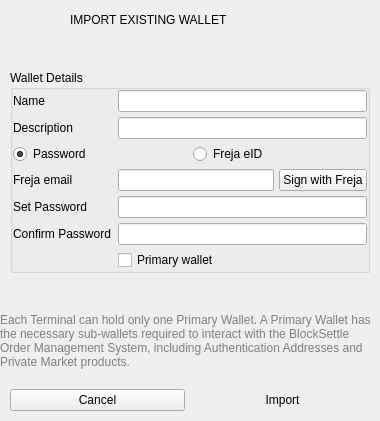
<?xml version="1.0" encoding="UTF-8"?>
<ui version="4.0">
 <class>ImportWalletDialog</class>
 <widget class="QDialog" name="ImportWalletDialog">
  <property name="geometry">
   <rect>
    <x>0</x>
    <y>0</y>
    <width>380</width>
    <height>421</height>
   </rect>
  </property>
  <property name="windowTitle">
   <string>Import Existing Wallet</string>
  </property>
  <layout class="QVBoxLayout" name="verticalLayout">
   <property name="spacing">
    <number>10</number>
   </property>
   <property name="leftMargin">
    <number>0</number>
   </property>
   <property name="topMargin">
    <number>0</number>
   </property>
   <property name="rightMargin">
    <number>0</number>
   </property>
   <property name="bottomMargin">
    <number>0</number>
   </property>
   <item>
    <widget class="QWidget" name="horizontalWidget" native="true">
     <property name="minimumSize">
      <size>
       <width>0</width>
       <height>60</height>
      </size>
     </property>
     <property name="maximumSize">
      <size>
       <width>16777215</width>
       <height>60</height>
      </size>
     </property>
     <property name="darkOverlay" stdset="0">
      <bool>true</bool>
     </property>
     <widget class="QLabel" name="label">
      <property name="geometry">
       <rect>
        <x>0</x>
        <y>0</y>
        <width>401</width>
        <height>40</height>
       </rect>
      </property>
      <property name="text">
       <string>IMPORT EXISTING WALLET</string>
      </property>
      <property name="indent">
       <number>70</number>
      </property>
      <property name="h1" stdset="0">
       <bool>true</bool>
      </property>
      <property name="titlePaneSecondary" stdset="0">
       <bool>true</bool>
      </property>
     </widget>
     <widget class="QLabel" name="label_2">
      <property name="geometry">
       <rect>
        <x>0</x>
        <y>0</y>
        <width>60</width>
        <height>60</height>
       </rect>
      </property>
      <property name="text">
       <string/>
      </property>
      <property name="pixmap">
       <pixmap resource="armory.qrc">:/resources/wallet_import.png</pixmap>
      </property>
      <property name="alignment">
       <set>Qt::AlignCenter</set>
      </property>
     </widget>
    </widget>
   </item>
   <item>
    <widget class="QWidget" name="verticalWidget" native="true">
     <property name="minimumSize">
      <size>
       <width>0</width>
       <height>0</height>
      </size>
     </property>
     <layout class="QVBoxLayout" name="verticalLayout_3">
      <property name="spacing">
       <number>0</number>
      </property>
      <property name="leftMargin">
       <number>10</number>
      </property>
      <property name="topMargin">
       <number>0</number>
      </property>
      <property name="rightMargin">
       <number>10</number>
      </property>
      <property name="bottomMargin">
       <number>0</number>
      </property>
      <item>
       <widget class="QGroupBox" name="groupBox">
        <property name="minimumSize">
         <size>
          <width>0</width>
          <height>0</height>
         </size>
        </property>
        <property name="title">
         <string>Wallet Details</string>
        </property>
        <layout class="QVBoxLayout" name="verticalLayout_2">
         <property name="spacing">
          <number>5</number>
         </property>
         <property name="leftMargin">
          <number>0</number>
         </property>
         <property name="topMargin">
          <number>0</number>
         </property>
         <property name="rightMargin">
          <number>0</number>
         </property>
         <property name="bottomMargin">
          <number>0</number>
         </property>
         <item>
          <widget class="QWidget" name="horizontalWidget1" native="true">
           <layout class="QHBoxLayout" name="horizontalLayout_2">
            <property name="spacing">
             <number>5</number>
            </property>
            <property name="leftMargin">
             <number>0</number>
            </property>
            <property name="topMargin">
             <number>0</number>
            </property>
            <property name="rightMargin">
             <number>0</number>
            </property>
            <property name="bottomMargin">
             <number>0</number>
            </property>
            <item>
             <widget class="QLabel" name="label_3">
              <property name="sizePolicy">
               <sizepolicy hsizetype="Preferred" vsizetype="Preferred">
                <horstretch>0</horstretch>
                <verstretch>0</verstretch>
               </sizepolicy>
              </property>
              <property name="minimumSize">
               <size>
                <width>100</width>
                <height>0</height>
               </size>
              </property>
              <property name="maximumSize">
               <size>
                <width>100</width>
                <height>16777215</height>
               </size>
              </property>
              <property name="sizeIncrement">
               <size>
                <width>0</width>
                <height>0</height>
               </size>
              </property>
              <property name="text">
               <string>Name</string>
              </property>
             </widget>
            </item>
            <item>
             <widget class="QLineEdit" name="lineEditWalletName"/>
            </item>
           </layout>
          </widget>
         </item>
         <item>
          <widget class="QWidget" name="horizontalWidget2" native="true">
           <layout class="QHBoxLayout" name="horizontalLayout_3">
            <property name="spacing">
             <number>5</number>
            </property>
            <property name="leftMargin">
             <number>0</number>
            </property>
            <property name="topMargin">
             <number>0</number>
            </property>
            <property name="rightMargin">
             <number>0</number>
            </property>
            <property name="bottomMargin">
             <number>0</number>
            </property>
            <item>
             <widget class="QLabel" name="label_4">
              <property name="sizePolicy">
               <sizepolicy hsizetype="Fixed" vsizetype="Preferred">
                <horstretch>0</horstretch>
                <verstretch>0</verstretch>
               </sizepolicy>
              </property>
              <property name="minimumSize">
               <size>
                <width>100</width>
                <height>0</height>
               </size>
              </property>
              <property name="maximumSize">
               <size>
                <width>100</width>
                <height>16777215</height>
               </size>
              </property>
              <property name="sizeIncrement">
               <size>
                <width>0</width>
                <height>0</height>
               </size>
              </property>
              <property name="midLineWidth">
               <number>0</number>
              </property>
              <property name="text">
               <string>Description</string>
              </property>
              <property name="alignment">
               <set>Qt::AlignLeading|Qt::AlignLeft|Qt::AlignVCenter</set>
              </property>
             </widget>
            </item>
            <item>
             <widget class="QLineEdit" name="lineEditDescription"/>
            </item>
           </layout>
          </widget>
         </item>
         <item>
          <widget class="QWidget" name="horizontalWidget_2" native="true">
           <property name="minimumSize">
            <size>
             <width>0</width>
             <height>0</height>
            </size>
           </property>
           <layout class="QHBoxLayout" name="horizontalLayout_8">
            <property name="spacing">
             <number>5</number>
            </property>
            <property name="leftMargin">
             <number>0</number>
            </property>
            <property name="topMargin">
             <number>0</number>
            </property>
            <property name="rightMargin">
             <number>0</number>
            </property>
            <property name="bottomMargin">
             <number>0</number>
            </property>
            <item>
             <widget class="QRadioButton" name="radioButtonPassword">
              <property name="text">
               <string>Password</string>
              </property>
              <property name="checked">
               <bool>true</bool>
              </property>
             </widget>
            </item>
            <item>
             <widget class="QRadioButton" name="radioButtonFreja">
              <property name="text">
               <string>Freja eID</string>
              </property>
             </widget>
            </item>
           </layout>
          </widget>
         </item>
         <item>
          <widget class="QWidget" name="widgetFreja" native="true">
           <property name="minimumSize">
            <size>
             <width>0</width>
             <height>0</height>
            </size>
           </property>
           <layout class="QHBoxLayout" name="horizontalLayout_10">
            <property name="spacing">
             <number>5</number>
            </property>
            <property name="leftMargin">
             <number>0</number>
            </property>
            <property name="topMargin">
             <number>0</number>
            </property>
            <property name="rightMargin">
             <number>0</number>
            </property>
            <property name="bottomMargin">
             <number>0</number>
            </property>
            <item>
             <widget class="QLabel" name="labelFreja">
              <property name="minimumSize">
               <size>
                <width>100</width>
                <height>0</height>
               </size>
              </property>
              <property name="maximumSize">
               <size>
                <width>100</width>
                <height>16777215</height>
               </size>
              </property>
              <property name="text">
               <string>Freja email</string>
              </property>
             </widget>
            </item>
            <item>
             <widget class="QLineEdit" name="lineEditFrejaId">
              <property name="echoMode">
               <enum>QLineEdit::Normal</enum>
              </property>
             </widget>
            </item>
            <item>
             <widget class="QPushButton" name="pushButtonFreja">
              <property name="text">
               <string>Sign with Freja</string>
              </property>
             </widget>
            </item>
           </layout>
          </widget>
         </item>
         <item>
          <widget class="QWidget" name="widgetPassword" native="true">
           <property name="minimumSize">
            <size>
             <width>0</width>
             <height>0</height>
            </size>
           </property>
           <layout class="QHBoxLayout" name="horizontalLayout_6">
            <property name="spacing">
             <number>5</number>
            </property>
            <property name="leftMargin">
             <number>0</number>
            </property>
            <property name="topMargin">
             <number>0</number>
            </property>
            <property name="rightMargin">
             <number>0</number>
            </property>
            <property name="bottomMargin">
             <number>0</number>
            </property>
            <item>
             <widget class="QLabel" name="label_5">
              <property name="minimumSize">
               <size>
                <width>100</width>
                <height>0</height>
               </size>
              </property>
              <property name="maximumSize">
               <size>
                <width>100</width>
                <height>16777215</height>
               </size>
              </property>
              <property name="text">
               <string>Set Password</string>
              </property>
             </widget>
            </item>
            <item>
             <widget class="QLineEdit" name="lineEditPassword">
              <property name="echoMode">
               <enum>QLineEdit::Password</enum>
              </property>
             </widget>
            </item>
           </layout>
          </widget>
         </item>
         <item>
          <widget class="QWidget" name="widgetPasswordConfirm" native="true">
           <property name="minimumSize">
            <size>
             <width>0</width>
             <height>0</height>
            </size>
           </property>
           <layout class="QHBoxLayout" name="horizontalLayout_7">
            <property name="spacing">
             <number>5</number>
            </property>
            <property name="leftMargin">
             <number>0</number>
            </property>
            <property name="topMargin">
             <number>0</number>
            </property>
            <property name="rightMargin">
             <number>0</number>
            </property>
            <property name="bottomMargin">
             <number>0</number>
            </property>
            <item>
             <widget class="QLabel" name="label_6">
              <property name="minimumSize">
               <size>
                <width>100</width>
                <height>0</height>
               </size>
              </property>
              <property name="maximumSize">
               <size>
                <width>100</width>
                <height>16777215</height>
               </size>
              </property>
              <property name="text">
               <string>Confirm Password</string>
              </property>
             </widget>
            </item>
            <item>
             <widget class="QLineEdit" name="lineEditPasswordConfirm">
              <property name="echoMode">
               <enum>QLineEdit::Password</enum>
              </property>
             </widget>
            </item>
           </layout>
          </widget>
         </item>
         <item>
          <widget class="QWidget" name="horizontalWidget5" native="true">
           <layout class="QHBoxLayout" name="horizontalLayout_4">
            <property name="spacing">
             <number>0</number>
            </property>
            <property name="leftMargin">
             <number>0</number>
            </property>
            <property name="topMargin">
             <number>0</number>
            </property>
            <property name="rightMargin">
             <number>0</number>
            </property>
            <property name="bottomMargin">
             <number>0</number>
            </property>
            <item>
             <spacer name="horizontalSpacer_2">
              <property name="orientation">
               <enum>Qt::Horizontal</enum>
              </property>
              <property name="sizeType">
               <enum>QSizePolicy::Fixed</enum>
              </property>
              <property name="sizeHint" stdset="0">
               <size>
                <width>105</width>
                <height>20</height>
               </size>
              </property>
             </spacer>
            </item>
            <item>
             <widget class="QCheckBox" name="checkBoxPrimaryWallet">
              <property name="enabled">
               <bool>true</bool>
              </property>
              <property name="sizePolicy">
               <sizepolicy hsizetype="Expanding" vsizetype="Fixed">
                <horstretch>0</horstretch>
                <verstretch>0</verstretch>
               </sizepolicy>
              </property>
              <property name="text">
               <string>Primary wallet</string>
              </property>
             </widget>
            </item>
           </layout>
          </widget>
         </item>
        </layout>
       </widget>
      </item>
     </layout>
    </widget>
   </item>
   <item>
    <spacer name="verticalSpacer">
     <property name="orientation">
      <enum>Qt::Vertical</enum>
     </property>
     <property name="sizeHint" stdset="0">
      <size>
       <width>20</width>
       <height>40</height>
      </size>
     </property>
    </spacer>
   </item>
   <item>
    <widget class="QLabel" name="labelHintPrimary">
     <property name="styleSheet">
      <string notr="true">QLabel { color: gray }</string>
     </property>
     <property name="text">
      <string>Each Terminal can hold only one Primary Wallet. A Primary Wallet has the necessary sub-wallets required to interact with the BlockSettle Order Management System, including Authentication Addresses and Private Market products.</string>
     </property>
     <property name="wordWrap">
      <bool>true</bool>
     </property>
     <property name="margin">
      <number>5</number>
     </property>
    </widget>
   </item>
   <item>
    <widget class="QWidget" name="widget" native="true">
     <property name="buttonBar" stdset="0">
      <bool>true</bool>
     </property>
     <layout class="QHBoxLayout" name="horizontalLayout">
      <property name="spacing">
       <number>10</number>
      </property>
      <property name="leftMargin">
       <number>10</number>
      </property>
      <property name="topMargin">
       <number>10</number>
      </property>
      <property name="rightMargin">
       <number>10</number>
      </property>
      <property name="bottomMargin">
       <number>10</number>
      </property>
      <item>
       <widget class="QPushButton" name="pushButtonCancel">
        <property name="minimumSize">
         <size>
          <width>100</width>
          <height>0</height>
         </size>
        </property>
        <property name="text">
         <string>Cancel</string>
        </property>
        <property name="autoDefault">
         <bool>false</bool>
        </property>
       </widget>
      </item>
      <item>
       <widget class="QPushButton" name="pushButtonImport">
        <property name="minimumSize">
         <size>
          <width>100</width>
          <height>0</height>
         </size>
        </property>
        <property name="text">
         <string>Import</string>
        </property>
        <property name="default">
         <bool>true</bool>
        </property>
        <property name="flat">
         <bool>true</bool>
        </property>
       </widget>
      </item>
     </layout>
    </widget>
   </item>
  </layout>
 </widget>
 <resources>
  <include location="armory.qrc"/>
 </resources>
 <connections/>
</ui>
